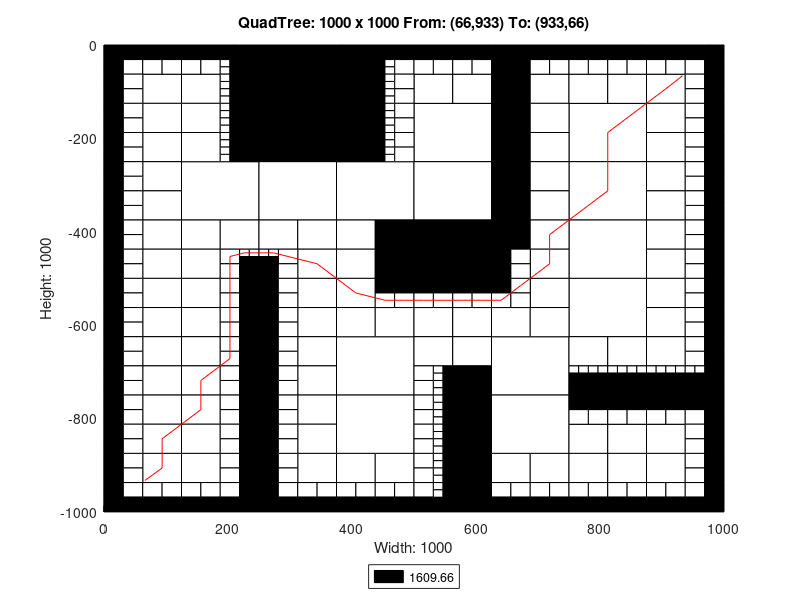

Reproduce this figure in MATLAB.
axis([0 1000 -1000 0]);
title('QuadTree: 1000 x 1000 From: (66,933) To: (933,66)');
xlabel('Width: 1000');
ylabel('Height: 1000');
rectangle('Position',[250 -125 125 125], 'FaceColor',[0 0 0]);
rectangle('Position',[250 -250 125 125], 'FaceColor',[0 0 0]);
rectangle('Position',[125 -375 125 125], 'FaceColor',[1 1 1]);
rectangle('Position',[250 -375 125 125], 'FaceColor',[1 1 1]);
rectangle('Position',[375 -375 125 125], 'FaceColor',[1 1 1]);
rectangle('Position',[500 -250 125 125], 'FaceColor',[1 1 1]);
rectangle('Position',[750 -250 125 125], 'FaceColor',[1 1 1]);
rectangle('Position',[500 -375 125 125], 'FaceColor',[1 1 1]);
rectangle('Position',[500 -500 125 125], 'FaceColor',[0 0 0]);
rectangle('Position',[750 -375 125 125], 'FaceColor',[1 1 1]);
rectangle('Position',[750 -500 125 125], 'FaceColor',[1 1 1]);
rectangle('Position',[375 -750 125 125], 'FaceColor',[1 1 1]);
rectangle('Position',[375 -875 125 125], 'FaceColor',[1 1 1]);
rectangle('Position',[625 -750 125 125], 'FaceColor',[1 1 1]);
rectangle('Position',[750 -625 125 125], 'FaceColor',[1 1 1]);
rectangle('Position',[625 -875 125 125], 'FaceColor',[1 1 1]);
rectangle('Position',[62.5 -125 62.5 62.5], 'FaceColor',[1 1 1]);
rectangle('Position',[125 -125 62.5 62.5], 'FaceColor',[1 1 1]);
rectangle('Position',[62.5 -187.5 62.5 62.5], 'FaceColor',[1 1 1]);
rectangle('Position',[62.5 -250 62.5 62.5], 'FaceColor',[1 1 1]);
rectangle('Position',[125 -187.5 62.5 62.5], 'FaceColor',[1 1 1]);
rectangle('Position',[125 -250 62.5 62.5], 'FaceColor',[1 1 1]);
rectangle('Position',[375 -62.5 62.5 62.5], 'FaceColor',[0 0 0]);
rectangle('Position',[375 -125 62.5 62.5], 'FaceColor',[0 0 0]);
rectangle('Position',[375 -187.5 62.5 62.5], 'FaceColor',[0 0 0]);
rectangle('Position',[375 -250 62.5 62.5], 'FaceColor',[0 0 0]);
rectangle('Position',[62.5 -312.5 62.5 62.5], 'FaceColor',[1 1 1]);
rectangle('Position',[62.5 -375 62.5 62.5], 'FaceColor',[1 1 1]);
rectangle('Position',[62.5 -437.5 62.5 62.5], 'FaceColor',[1 1 1]);
rectangle('Position',[62.5 -500 62.5 62.5], 'FaceColor',[1 1 1]);
rectangle('Position',[125 -437.5 62.5 62.5], 'FaceColor',[1 1 1]);
rectangle('Position',[187.5 -437.5 62.5 62.5], 'FaceColor',[1 1 1]);
rectangle('Position',[125 -500 62.5 62.5], 'FaceColor',[1 1 1]);
rectangle('Position',[250 -437.5 62.5 62.5], 'FaceColor',[1 1 1]);
rectangle('Position',[312.5 -437.5 62.5 62.5], 'FaceColor',[1 1 1]);
rectangle('Position',[312.5 -500 62.5 62.5], 'FaceColor',[1 1 1]);
rectangle('Position',[375 -437.5 62.5 62.5], 'FaceColor',[1 1 1]);
rectangle('Position',[437.5 -437.5 62.5 62.5], 'FaceColor',[0 0 0]);
rectangle('Position',[375 -500 62.5 62.5], 'FaceColor',[1 1 1]);
rectangle('Position',[437.5 -500 62.5 62.5], 'FaceColor',[0 0 0]);
rectangle('Position',[500 -125 62.5 62.5], 'FaceColor',[1 1 1]);
rectangle('Position',[562.5 -125 62.5 62.5], 'FaceColor',[1 1 1]);
rectangle('Position',[625 -62.5 62.5 62.5], 'FaceColor',[0 0 0]);
rectangle('Position',[625 -125 62.5 62.5], 'FaceColor',[0 0 0]);
rectangle('Position',[687.5 -125 62.5 62.5], 'FaceColor',[1 1 1]);
rectangle('Position',[625 -187.5 62.5 62.5], 'FaceColor',[0 0 0]);
rectangle('Position',[687.5 -187.5 62.5 62.5], 'FaceColor',[1 1 1]);
rectangle('Position',[625 -250 62.5 62.5], 'FaceColor',[0 0 0]);
rectangle('Position',[687.5 -250 62.5 62.5], 'FaceColor',[1 1 1]);
rectangle('Position',[750 -125 62.5 62.5], 'FaceColor',[1 1 1]);
rectangle('Position',[812.5 -125 62.5 62.5], 'FaceColor',[1 1 1]);
rectangle('Position',[875 -125 62.5 62.5], 'FaceColor',[1 1 1]);
rectangle('Position',[875 -187.5 62.5 62.5], 'FaceColor',[1 1 1]);
rectangle('Position',[875 -250 62.5 62.5], 'FaceColor',[1 1 1]);
rectangle('Position',[625 -312.5 62.5 62.5], 'FaceColor',[0 0 0]);
rectangle('Position',[687.5 -312.5 62.5 62.5], 'FaceColor',[1 1 1]);
rectangle('Position',[625 -375 62.5 62.5], 'FaceColor',[0 0 0]);
rectangle('Position',[687.5 -375 62.5 62.5], 'FaceColor',[1 1 1]);
rectangle('Position',[625 -437.5 62.5 62.5], 'FaceColor',[0 0 0]);
rectangle('Position',[687.5 -437.5 62.5 62.5], 'FaceColor',[1 1 1]);
rectangle('Position',[687.5 -500 62.5 62.5], 'FaceColor',[1 1 1]);
rectangle('Position',[875 -312.5 62.5 62.5], 'FaceColor',[1 1 1]);
rectangle('Position',[875 -375 62.5 62.5], 'FaceColor',[1 1 1]);
rectangle('Position',[875 -437.5 62.5 62.5], 'FaceColor',[1 1 1]);
rectangle('Position',[875 -500 62.5 62.5], 'FaceColor',[1 1 1]);
rectangle('Position',[62.5 -562.5 62.5 62.5], 'FaceColor',[1 1 1]);
rectangle('Position',[62.5 -625 62.5 62.5], 'FaceColor',[1 1 1]);
rectangle('Position',[125 -562.5 62.5 62.5], 'FaceColor',[1 1 1]);
rectangle('Position',[125 -625 62.5 62.5], 'FaceColor',[1 1 1]);
rectangle('Position',[62.5 -687.5 62.5 62.5], 'FaceColor',[1 1 1]);
rectangle('Position',[62.5 -750 62.5 62.5], 'FaceColor',[1 1 1]);
rectangle('Position',[125 -687.5 62.5 62.5], 'FaceColor',[1 1 1]);
rectangle('Position',[125 -750 62.5 62.5], 'FaceColor',[1 1 1]);
rectangle('Position',[312.5 -562.5 62.5 62.5], 'FaceColor',[1 1 1]);
rectangle('Position',[312.5 -625 62.5 62.5], 'FaceColor',[1 1 1]);
rectangle('Position',[375 -562.5 62.5 62.5], 'FaceColor',[1 1 1]);
rectangle('Position',[375 -625 62.5 62.5], 'FaceColor',[1 1 1]);
rectangle('Position',[437.5 -625 62.5 62.5], 'FaceColor',[1 1 1]);
rectangle('Position',[312.5 -687.5 62.5 62.5], 'FaceColor',[1 1 1]);
rectangle('Position',[312.5 -750 62.5 62.5], 'FaceColor',[1 1 1]);
rectangle('Position',[62.5 -812.5 62.5 62.5], 'FaceColor',[1 1 1]);
rectangle('Position',[62.5 -875 62.5 62.5], 'FaceColor',[1 1 1]);
rectangle('Position',[125 -812.5 62.5 62.5], 'FaceColor',[1 1 1]);
rectangle('Position',[125 -875 62.5 62.5], 'FaceColor',[1 1 1]);
rectangle('Position',[62.5 -937.5 62.5 62.5], 'FaceColor',[1 1 1]);
rectangle('Position',[125 -937.5 62.5 62.5], 'FaceColor',[1 1 1]);
rectangle('Position',[312.5 -812.5 62.5 62.5], 'FaceColor',[1 1 1]);
rectangle('Position',[312.5 -875 62.5 62.5], 'FaceColor',[1 1 1]);
rectangle('Position',[312.5 -937.5 62.5 62.5], 'FaceColor',[1 1 1]);
rectangle('Position',[375 -937.5 62.5 62.5], 'FaceColor',[1 1 1]);
rectangle('Position',[437.5 -937.5 62.5 62.5], 'FaceColor',[1 1 1]);
rectangle('Position',[500 -625 62.5 62.5], 'FaceColor',[1 1 1]);
rectangle('Position',[562.5 -625 62.5 62.5], 'FaceColor',[1 1 1]);
rectangle('Position',[687.5 -562.5 62.5 62.5], 'FaceColor',[1 1 1]);
rectangle('Position',[625 -625 62.5 62.5], 'FaceColor',[1 1 1]);
rectangle('Position',[687.5 -625 62.5 62.5], 'FaceColor',[1 1 1]);
rectangle('Position',[500 -687.5 62.5 62.5], 'FaceColor',[1 1 1]);
rectangle('Position',[562.5 -687.5 62.5 62.5], 'FaceColor',[1 1 1]);
rectangle('Position',[562.5 -750 62.5 62.5], 'FaceColor',[0 0 0]);
rectangle('Position',[875 -562.5 62.5 62.5], 'FaceColor',[1 1 1]);
rectangle('Position',[875 -625 62.5 62.5], 'FaceColor',[1 1 1]);
rectangle('Position',[750 -687.5 62.5 62.5], 'FaceColor',[1 1 1]);
rectangle('Position',[812.5 -687.5 62.5 62.5], 'FaceColor',[1 1 1]);
rectangle('Position',[875 -687.5 62.5 62.5], 'FaceColor',[1 1 1]);
rectangle('Position',[562.5 -812.5 62.5 62.5], 'FaceColor',[0 0 0]);
rectangle('Position',[562.5 -875 62.5 62.5], 'FaceColor',[0 0 0]);
rectangle('Position',[562.5 -937.5 62.5 62.5], 'FaceColor',[0 0 0]);
rectangle('Position',[562.5 -1000 62.5 62.5], 'FaceColor',[0 0 0]);
rectangle('Position',[625 -937.5 62.5 62.5], 'FaceColor',[1 1 1]);
rectangle('Position',[687.5 -937.5 62.5 62.5], 'FaceColor',[1 1 1]);
rectangle('Position',[750 -875 62.5 62.5], 'FaceColor',[1 1 1]);
rectangle('Position',[812.5 -875 62.5 62.5], 'FaceColor',[1 1 1]);
rectangle('Position',[875 -875 62.5 62.5], 'FaceColor',[1 1 1]);
rectangle('Position',[750 -937.5 62.5 62.5], 'FaceColor',[1 1 1]);
rectangle('Position',[812.5 -937.5 62.5 62.5], 'FaceColor',[1 1 1]);
rectangle('Position',[875 -937.5 62.5 62.5], 'FaceColor',[1 1 1]);
rectangle('Position',[0 -31.25 31.25 31.25], 'FaceColor',[0 0 0]);
rectangle('Position',[31.25 -31.25 31.25 31.25], 'FaceColor',[0 0 0]);
rectangle('Position',[0 -62.5 31.25 31.25], 'FaceColor',[0 0 0]);
rectangle('Position',[31.25 -62.5 31.25 31.25], 'FaceColor',[1 1 1]);
rectangle('Position',[62.5 -31.25 31.25 31.25], 'FaceColor',[0 0 0]);
rectangle('Position',[93.75 -31.25 31.25 31.25], 'FaceColor',[0 0 0]);
rectangle('Position',[62.5 -62.5 31.25 31.25], 'FaceColor',[1 1 1]);
rectangle('Position',[93.75 -62.5 31.25 31.25], 'FaceColor',[1 1 1]);
rectangle('Position',[0 -93.75 31.25 31.25], 'FaceColor',[0 0 0]);
rectangle('Position',[31.25 -93.75 31.25 31.25], 'FaceColor',[1 1 1]);
rectangle('Position',[0 -125 31.25 31.25], 'FaceColor',[0 0 0]);
rectangle('Position',[31.25 -125 31.25 31.25], 'FaceColor',[1 1 1]);
rectangle('Position',[125 -31.25 31.25 31.25], 'FaceColor',[0 0 0]);
rectangle('Position',[156.25 -31.25 31.25 31.25], 'FaceColor',[0 0 0]);
rectangle('Position',[125 -62.5 31.25 31.25], 'FaceColor',[1 1 1]);
rectangle('Position',[156.25 -62.5 31.25 31.25], 'FaceColor',[1 1 1]);
rectangle('Position',[187.5 -31.25 31.25 31.25], 'FaceColor',[0 0 0]);
rectangle('Position',[218.75 -31.25 31.25 31.25], 'FaceColor',[0 0 0]);
rectangle('Position',[218.75 -62.5 31.25 31.25], 'FaceColor',[0 0 0]);
rectangle('Position',[218.75 -93.75 31.25 31.25], 'FaceColor',[0 0 0]);
rectangle('Position',[218.75 -125 31.25 31.25], 'FaceColor',[0 0 0]);
rectangle('Position',[0 -156.25 31.25 31.25], 'FaceColor',[0 0 0]);
rectangle('Position',[31.25 -156.25 31.25 31.25], 'FaceColor',[1 1 1]);
rectangle('Position',[0 -187.5 31.25 31.25], 'FaceColor',[0 0 0]);
rectangle('Position',[31.25 -187.5 31.25 31.25], 'FaceColor',[1 1 1]);
rectangle('Position',[0 -218.75 31.25 31.25], 'FaceColor',[0 0 0]);
rectangle('Position',[31.25 -218.75 31.25 31.25], 'FaceColor',[1 1 1]);
rectangle('Position',[0 -250 31.25 31.25], 'FaceColor',[0 0 0]);
rectangle('Position',[31.25 -250 31.25 31.25], 'FaceColor',[1 1 1]);
rectangle('Position',[218.75 -156.25 31.25 31.25], 'FaceColor',[0 0 0]);
rectangle('Position',[218.75 -187.5 31.25 31.25], 'FaceColor',[0 0 0]);
rectangle('Position',[218.75 -218.75 31.25 31.25], 'FaceColor',[0 0 0]);
rectangle('Position',[218.75 -250 31.25 31.25], 'FaceColor',[0 0 0]);
rectangle('Position',[437.5 -31.25 31.25 31.25], 'FaceColor',[0 0 0]);
rectangle('Position',[468.75 -31.25 31.25 31.25], 'FaceColor',[0 0 0]);
rectangle('Position',[468.75 -62.5 31.25 31.25], 'FaceColor',[1 1 1]);
rectangle('Position',[468.75 -93.75 31.25 31.25], 'FaceColor',[1 1 1]);
rectangle('Position',[468.75 -125 31.25 31.25], 'FaceColor',[1 1 1]);
rectangle('Position',[468.75 -156.25 31.25 31.25], 'FaceColor',[1 1 1]);
rectangle('Position',[468.75 -187.5 31.25 31.25], 'FaceColor',[1 1 1]);
rectangle('Position',[468.75 -218.75 31.25 31.25], 'FaceColor',[1 1 1]);
rectangle('Position',[468.75 -250 31.25 31.25], 'FaceColor',[1 1 1]);
rectangle('Position',[0 -281.25 31.25 31.25], 'FaceColor',[0 0 0]);
rectangle('Position',[31.25 -281.25 31.25 31.25], 'FaceColor',[1 1 1]);
rectangle('Position',[0 -312.5 31.25 31.25], 'FaceColor',[0 0 0]);
rectangle('Position',[31.25 -312.5 31.25 31.25], 'FaceColor',[1 1 1]);
rectangle('Position',[0 -343.75 31.25 31.25], 'FaceColor',[0 0 0]);
rectangle('Position',[31.25 -343.75 31.25 31.25], 'FaceColor',[1 1 1]);
rectangle('Position',[0 -375 31.25 31.25], 'FaceColor',[0 0 0]);
rectangle('Position',[31.25 -375 31.25 31.25], 'FaceColor',[1 1 1]);
rectangle('Position',[0 -406.25 31.25 31.25], 'FaceColor',[0 0 0]);
rectangle('Position',[31.25 -406.25 31.25 31.25], 'FaceColor',[1 1 1]);
rectangle('Position',[0 -437.5 31.25 31.25], 'FaceColor',[0 0 0]);
rectangle('Position',[31.25 -437.5 31.25 31.25], 'FaceColor',[1 1 1]);
rectangle('Position',[0 -468.75 31.25 31.25], 'FaceColor',[0 0 0]);
rectangle('Position',[31.25 -468.75 31.25 31.25], 'FaceColor',[1 1 1]);
rectangle('Position',[0 -500 31.25 31.25], 'FaceColor',[0 0 0]);
rectangle('Position',[31.25 -500 31.25 31.25], 'FaceColor',[1 1 1]);
rectangle('Position',[187.5 -468.75 31.25 31.25], 'FaceColor',[1 1 1]);
rectangle('Position',[187.5 -500 31.25 31.25], 'FaceColor',[1 1 1]);
rectangle('Position',[218.75 -500 31.25 31.25], 'FaceColor',[0 0 0]);
rectangle('Position',[281.25 -468.75 31.25 31.25], 'FaceColor',[1 1 1]);
rectangle('Position',[250 -500 31.25 31.25], 'FaceColor',[0 0 0]);
rectangle('Position',[281.25 -500 31.25 31.25], 'FaceColor',[1 1 1]);
rectangle('Position',[500 -31.25 31.25 31.25], 'FaceColor',[0 0 0]);
rectangle('Position',[531.25 -31.25 31.25 31.25], 'FaceColor',[0 0 0]);
rectangle('Position',[500 -62.5 31.25 31.25], 'FaceColor',[1 1 1]);
rectangle('Position',[531.25 -62.5 31.25 31.25], 'FaceColor',[1 1 1]);
rectangle('Position',[562.5 -31.25 31.25 31.25], 'FaceColor',[0 0 0]);
rectangle('Position',[593.75 -31.25 31.25 31.25], 'FaceColor',[0 0 0]);
rectangle('Position',[562.5 -62.5 31.25 31.25], 'FaceColor',[1 1 1]);
rectangle('Position',[593.75 -62.5 31.25 31.25], 'FaceColor',[1 1 1]);
rectangle('Position',[687.5 -31.25 31.25 31.25], 'FaceColor',[0 0 0]);
rectangle('Position',[718.75 -31.25 31.25 31.25], 'FaceColor',[0 0 0]);
rectangle('Position',[687.5 -62.5 31.25 31.25], 'FaceColor',[1 1 1]);
rectangle('Position',[718.75 -62.5 31.25 31.25], 'FaceColor',[1 1 1]);
rectangle('Position',[750 -31.25 31.25 31.25], 'FaceColor',[0 0 0]);
rectangle('Position',[781.25 -31.25 31.25 31.25], 'FaceColor',[0 0 0]);
rectangle('Position',[750 -62.5 31.25 31.25], 'FaceColor',[1 1 1]);
rectangle('Position',[781.25 -62.5 31.25 31.25], 'FaceColor',[1 1 1]);
rectangle('Position',[812.5 -31.25 31.25 31.25], 'FaceColor',[0 0 0]);
rectangle('Position',[843.75 -31.25 31.25 31.25], 'FaceColor',[0 0 0]);
rectangle('Position',[812.5 -62.5 31.25 31.25], 'FaceColor',[1 1 1]);
rectangle('Position',[843.75 -62.5 31.25 31.25], 'FaceColor',[1 1 1]);
rectangle('Position',[875 -31.25 31.25 31.25], 'FaceColor',[0 0 0]);
rectangle('Position',[906.25 -31.25 31.25 31.25], 'FaceColor',[0 0 0]);
rectangle('Position',[875 -62.5 31.25 31.25], 'FaceColor',[1 1 1]);
rectangle('Position',[906.25 -62.5 31.25 31.25], 'FaceColor',[1 1 1]);
rectangle('Position',[937.5 -31.25 31.25 31.25], 'FaceColor',[0 0 0]);
rectangle('Position',[968.75 -31.25 31.25 31.25], 'FaceColor',[0 0 0]);
rectangle('Position',[937.5 -62.5 31.25 31.25], 'FaceColor',[1 1 1]);
rectangle('Position',[968.75 -62.5 31.25 31.25], 'FaceColor',[0 0 0]);
rectangle('Position',[937.5 -93.75 31.25 31.25], 'FaceColor',[1 1 1]);
rectangle('Position',[968.75 -93.75 31.25 31.25], 'FaceColor',[0 0 0]);
rectangle('Position',[937.5 -125 31.25 31.25], 'FaceColor',[1 1 1]);
rectangle('Position',[968.75 -125 31.25 31.25], 'FaceColor',[0 0 0]);
rectangle('Position',[937.5 -156.25 31.25 31.25], 'FaceColor',[1 1 1]);
rectangle('Position',[968.75 -156.25 31.25 31.25], 'FaceColor',[0 0 0]);
rectangle('Position',[937.5 -187.5 31.25 31.25], 'FaceColor',[1 1 1]);
rectangle('Position',[968.75 -187.5 31.25 31.25], 'FaceColor',[0 0 0]);
rectangle('Position',[937.5 -218.75 31.25 31.25], 'FaceColor',[1 1 1]);
rectangle('Position',[968.75 -218.75 31.25 31.25], 'FaceColor',[0 0 0]);
rectangle('Position',[937.5 -250 31.25 31.25], 'FaceColor',[1 1 1]);
rectangle('Position',[968.75 -250 31.25 31.25], 'FaceColor',[0 0 0]);
rectangle('Position',[625 -468.75 31.25 31.25], 'FaceColor',[0 0 0]);
rectangle('Position',[656.25 -468.75 31.25 31.25], 'FaceColor',[1 1 1]);
rectangle('Position',[625 -500 31.25 31.25], 'FaceColor',[0 0 0]);
rectangle('Position',[656.25 -500 31.25 31.25], 'FaceColor',[1 1 1]);
rectangle('Position',[937.5 -281.25 31.25 31.25], 'FaceColor',[1 1 1]);
rectangle('Position',[968.75 -281.25 31.25 31.25], 'FaceColor',[0 0 0]);
rectangle('Position',[937.5 -312.5 31.25 31.25], 'FaceColor',[1 1 1]);
rectangle('Position',[968.75 -312.5 31.25 31.25], 'FaceColor',[0 0 0]);
rectangle('Position',[937.5 -343.75 31.25 31.25], 'FaceColor',[1 1 1]);
rectangle('Position',[968.75 -343.75 31.25 31.25], 'FaceColor',[0 0 0]);
rectangle('Position',[937.5 -375 31.25 31.25], 'FaceColor',[1 1 1]);
rectangle('Position',[968.75 -375 31.25 31.25], 'FaceColor',[0 0 0]);
rectangle('Position',[937.5 -406.25 31.25 31.25], 'FaceColor',[1 1 1]);
rectangle('Position',[968.75 -406.25 31.25 31.25], 'FaceColor',[0 0 0]);
rectangle('Position',[937.5 -437.5 31.25 31.25], 'FaceColor',[1 1 1]);
rectangle('Position',[968.75 -437.5 31.25 31.25], 'FaceColor',[0 0 0]);
rectangle('Position',[937.5 -468.75 31.25 31.25], 'FaceColor',[1 1 1]);
rectangle('Position',[968.75 -468.75 31.25 31.25], 'FaceColor',[0 0 0]);
rectangle('Position',[937.5 -500 31.25 31.25], 'FaceColor',[1 1 1]);
rectangle('Position',[968.75 -500 31.25 31.25], 'FaceColor',[0 0 0]);
rectangle('Position',[0 -531.25 31.25 31.25], 'FaceColor',[0 0 0]);
rectangle('Position',[31.25 -531.25 31.25 31.25], 'FaceColor',[1 1 1]);
rectangle('Position',[0 -562.5 31.25 31.25], 'FaceColor',[0 0 0]);
rectangle('Position',[31.25 -562.5 31.25 31.25], 'FaceColor',[1 1 1]);
rectangle('Position',[0 -593.75 31.25 31.25], 'FaceColor',[0 0 0]);
rectangle('Position',[31.25 -593.75 31.25 31.25], 'FaceColor',[1 1 1]);
rectangle('Position',[0 -625 31.25 31.25], 'FaceColor',[0 0 0]);
rectangle('Position',[31.25 -625 31.25 31.25], 'FaceColor',[1 1 1]);
rectangle('Position',[187.5 -531.25 31.25 31.25], 'FaceColor',[1 1 1]);
rectangle('Position',[218.75 -531.25 31.25 31.25], 'FaceColor',[0 0 0]);
rectangle('Position',[187.5 -562.5 31.25 31.25], 'FaceColor',[1 1 1]);
rectangle('Position',[218.75 -562.5 31.25 31.25], 'FaceColor',[0 0 0]);
rectangle('Position',[187.5 -593.75 31.25 31.25], 'FaceColor',[1 1 1]);
rectangle('Position',[218.75 -593.75 31.25 31.25], 'FaceColor',[0 0 0]);
rectangle('Position',[187.5 -625 31.25 31.25], 'FaceColor',[1 1 1]);
rectangle('Position',[218.75 -625 31.25 31.25], 'FaceColor',[0 0 0]);
rectangle('Position',[0 -656.25 31.25 31.25], 'FaceColor',[0 0 0]);
rectangle('Position',[31.25 -656.25 31.25 31.25], 'FaceColor',[1 1 1]);
rectangle('Position',[0 -687.5 31.25 31.25], 'FaceColor',[0 0 0]);
rectangle('Position',[31.25 -687.5 31.25 31.25], 'FaceColor',[1 1 1]);
rectangle('Position',[0 -718.75 31.25 31.25], 'FaceColor',[0 0 0]);
rectangle('Position',[31.25 -718.75 31.25 31.25], 'FaceColor',[1 1 1]);
rectangle('Position',[0 -750 31.25 31.25], 'FaceColor',[0 0 0]);
rectangle('Position',[31.25 -750 31.25 31.25], 'FaceColor',[1 1 1]);
rectangle('Position',[187.5 -656.25 31.25 31.25], 'FaceColor',[1 1 1]);
rectangle('Position',[218.75 -656.25 31.25 31.25], 'FaceColor',[0 0 0]);
rectangle('Position',[187.5 -687.5 31.25 31.25], 'FaceColor',[1 1 1]);
rectangle('Position',[218.75 -687.5 31.25 31.25], 'FaceColor',[0 0 0]);
rectangle('Position',[187.5 -718.75 31.25 31.25], 'FaceColor',[1 1 1]);
rectangle('Position',[218.75 -718.75 31.25 31.25], 'FaceColor',[0 0 0]);
rectangle('Position',[187.5 -750 31.25 31.25], 'FaceColor',[1 1 1]);
rectangle('Position',[218.75 -750 31.25 31.25], 'FaceColor',[0 0 0]);
rectangle('Position',[250 -531.25 31.25 31.25], 'FaceColor',[0 0 0]);
rectangle('Position',[281.25 -531.25 31.25 31.25], 'FaceColor',[1 1 1]);
rectangle('Position',[250 -562.5 31.25 31.25], 'FaceColor',[0 0 0]);
rectangle('Position',[281.25 -562.5 31.25 31.25], 'FaceColor',[1 1 1]);
rectangle('Position',[250 -593.75 31.25 31.25], 'FaceColor',[0 0 0]);
rectangle('Position',[281.25 -593.75 31.25 31.25], 'FaceColor',[1 1 1]);
rectangle('Position',[250 -625 31.25 31.25], 'FaceColor',[0 0 0]);
rectangle('Position',[281.25 -625 31.25 31.25], 'FaceColor',[1 1 1]);
rectangle('Position',[437.5 -531.25 31.25 31.25], 'FaceColor',[0 0 0]);
rectangle('Position',[468.75 -531.25 31.25 31.25], 'FaceColor',[0 0 0]);
rectangle('Position',[437.5 -562.5 31.25 31.25], 'FaceColor',[1 1 1]);
rectangle('Position',[468.75 -562.5 31.25 31.25], 'FaceColor',[1 1 1]);
rectangle('Position',[250 -656.25 31.25 31.25], 'FaceColor',[0 0 0]);
rectangle('Position',[281.25 -656.25 31.25 31.25], 'FaceColor',[1 1 1]);
rectangle('Position',[250 -687.5 31.25 31.25], 'FaceColor',[0 0 0]);
rectangle('Position',[281.25 -687.5 31.25 31.25], 'FaceColor',[1 1 1]);
rectangle('Position',[250 -718.75 31.25 31.25], 'FaceColor',[0 0 0]);
rectangle('Position',[281.25 -718.75 31.25 31.25], 'FaceColor',[1 1 1]);
rectangle('Position',[250 -750 31.25 31.25], 'FaceColor',[0 0 0]);
rectangle('Position',[281.25 -750 31.25 31.25], 'FaceColor',[1 1 1]);
rectangle('Position',[0 -781.25 31.25 31.25], 'FaceColor',[0 0 0]);
rectangle('Position',[31.25 -781.25 31.25 31.25], 'FaceColor',[1 1 1]);
rectangle('Position',[0 -812.5 31.25 31.25], 'FaceColor',[0 0 0]);
rectangle('Position',[31.25 -812.5 31.25 31.25], 'FaceColor',[1 1 1]);
rectangle('Position',[0 -843.75 31.25 31.25], 'FaceColor',[0 0 0]);
rectangle('Position',[31.25 -843.75 31.25 31.25], 'FaceColor',[1 1 1]);
rectangle('Position',[0 -875 31.25 31.25], 'FaceColor',[0 0 0]);
rectangle('Position',[31.25 -875 31.25 31.25], 'FaceColor',[1 1 1]);
rectangle('Position',[187.5 -781.25 31.25 31.25], 'FaceColor',[1 1 1]);
rectangle('Position',[218.75 -781.25 31.25 31.25], 'FaceColor',[0 0 0]);
rectangle('Position',[187.5 -812.5 31.25 31.25], 'FaceColor',[1 1 1]);
rectangle('Position',[218.75 -812.5 31.25 31.25], 'FaceColor',[0 0 0]);
rectangle('Position',[187.5 -843.75 31.25 31.25], 'FaceColor',[1 1 1]);
rectangle('Position',[218.75 -843.75 31.25 31.25], 'FaceColor',[0 0 0]);
rectangle('Position',[187.5 -875 31.25 31.25], 'FaceColor',[1 1 1]);
rectangle('Position',[218.75 -875 31.25 31.25], 'FaceColor',[0 0 0]);
rectangle('Position',[0 -906.25 31.25 31.25], 'FaceColor',[0 0 0]);
rectangle('Position',[31.25 -906.25 31.25 31.25], 'FaceColor',[1 1 1]);
rectangle('Position',[0 -937.5 31.25 31.25], 'FaceColor',[0 0 0]);
rectangle('Position',[31.25 -937.5 31.25 31.25], 'FaceColor',[1 1 1]);
rectangle('Position',[0 -968.75 31.25 31.25], 'FaceColor',[0 0 0]);
rectangle('Position',[31.25 -968.75 31.25 31.25], 'FaceColor',[1 1 1]);
rectangle('Position',[0 -1000 31.25 31.25], 'FaceColor',[0 0 0]);
rectangle('Position',[31.25 -1000 31.25 31.25], 'FaceColor',[0 0 0]);
rectangle('Position',[62.5 -968.75 31.25 31.25], 'FaceColor',[1 1 1]);
rectangle('Position',[93.75 -968.75 31.25 31.25], 'FaceColor',[1 1 1]);
rectangle('Position',[62.5 -1000 31.25 31.25], 'FaceColor',[0 0 0]);
rectangle('Position',[93.75 -1000 31.25 31.25], 'FaceColor',[0 0 0]);
rectangle('Position',[187.5 -906.25 31.25 31.25], 'FaceColor',[1 1 1]);
rectangle('Position',[218.75 -906.25 31.25 31.25], 'FaceColor',[0 0 0]);
rectangle('Position',[187.5 -937.5 31.25 31.25], 'FaceColor',[1 1 1]);
rectangle('Position',[218.75 -937.5 31.25 31.25], 'FaceColor',[0 0 0]);
rectangle('Position',[125 -968.75 31.25 31.25], 'FaceColor',[1 1 1]);
rectangle('Position',[156.25 -968.75 31.25 31.25], 'FaceColor',[1 1 1]);
rectangle('Position',[125 -1000 31.25 31.25], 'FaceColor',[0 0 0]);
rectangle('Position',[156.25 -1000 31.25 31.25], 'FaceColor',[0 0 0]);
rectangle('Position',[187.5 -968.75 31.25 31.25], 'FaceColor',[1 1 1]);
rectangle('Position',[218.75 -968.75 31.25 31.25], 'FaceColor',[0 0 0]);
rectangle('Position',[187.5 -1000 31.25 31.25], 'FaceColor',[0 0 0]);
rectangle('Position',[218.75 -1000 31.25 31.25], 'FaceColor',[0 0 0]);
rectangle('Position',[250 -781.25 31.25 31.25], 'FaceColor',[0 0 0]);
rectangle('Position',[281.25 -781.25 31.25 31.25], 'FaceColor',[1 1 1]);
rectangle('Position',[250 -812.5 31.25 31.25], 'FaceColor',[0 0 0]);
rectangle('Position',[281.25 -812.5 31.25 31.25], 'FaceColor',[1 1 1]);
rectangle('Position',[250 -843.75 31.25 31.25], 'FaceColor',[0 0 0]);
rectangle('Position',[281.25 -843.75 31.25 31.25], 'FaceColor',[1 1 1]);
rectangle('Position',[250 -875 31.25 31.25], 'FaceColor',[0 0 0]);
rectangle('Position',[281.25 -875 31.25 31.25], 'FaceColor',[1 1 1]);
rectangle('Position',[250 -906.25 31.25 31.25], 'FaceColor',[0 0 0]);
rectangle('Position',[281.25 -906.25 31.25 31.25], 'FaceColor',[1 1 1]);
rectangle('Position',[250 -937.5 31.25 31.25], 'FaceColor',[0 0 0]);
rectangle('Position',[281.25 -937.5 31.25 31.25], 'FaceColor',[1 1 1]);
rectangle('Position',[250 -968.75 31.25 31.25], 'FaceColor',[0 0 0]);
rectangle('Position',[281.25 -968.75 31.25 31.25], 'FaceColor',[1 1 1]);
rectangle('Position',[250 -1000 31.25 31.25], 'FaceColor',[0 0 0]);
rectangle('Position',[281.25 -1000 31.25 31.25], 'FaceColor',[0 0 0]);
rectangle('Position',[312.5 -968.75 31.25 31.25], 'FaceColor',[1 1 1]);
rectangle('Position',[343.75 -968.75 31.25 31.25], 'FaceColor',[1 1 1]);
rectangle('Position',[312.5 -1000 31.25 31.25], 'FaceColor',[0 0 0]);
rectangle('Position',[343.75 -1000 31.25 31.25], 'FaceColor',[0 0 0]);
rectangle('Position',[375 -968.75 31.25 31.25], 'FaceColor',[1 1 1]);
rectangle('Position',[406.25 -968.75 31.25 31.25], 'FaceColor',[1 1 1]);
rectangle('Position',[375 -1000 31.25 31.25], 'FaceColor',[0 0 0]);
rectangle('Position',[406.25 -1000 31.25 31.25], 'FaceColor',[0 0 0]);
rectangle('Position',[437.5 -968.75 31.25 31.25], 'FaceColor',[1 1 1]);
rectangle('Position',[468.75 -968.75 31.25 31.25], 'FaceColor',[1 1 1]);
rectangle('Position',[437.5 -1000 31.25 31.25], 'FaceColor',[0 0 0]);
rectangle('Position',[468.75 -1000 31.25 31.25], 'FaceColor',[0 0 0]);
rectangle('Position',[500 -531.25 31.25 31.25], 'FaceColor',[0 0 0]);
rectangle('Position',[531.25 -531.25 31.25 31.25], 'FaceColor',[0 0 0]);
rectangle('Position',[500 -562.5 31.25 31.25], 'FaceColor',[1 1 1]);
rectangle('Position',[531.25 -562.5 31.25 31.25], 'FaceColor',[1 1 1]);
rectangle('Position',[562.5 -531.25 31.25 31.25], 'FaceColor',[0 0 0]);
rectangle('Position',[593.75 -531.25 31.25 31.25], 'FaceColor',[0 0 0]);
rectangle('Position',[562.5 -562.5 31.25 31.25], 'FaceColor',[1 1 1]);
rectangle('Position',[593.75 -562.5 31.25 31.25], 'FaceColor',[1 1 1]);
rectangle('Position',[625 -531.25 31.25 31.25], 'FaceColor',[0 0 0]);
rectangle('Position',[656.25 -531.25 31.25 31.25], 'FaceColor',[1 1 1]);
rectangle('Position',[625 -562.5 31.25 31.25], 'FaceColor',[1 1 1]);
rectangle('Position',[656.25 -562.5 31.25 31.25], 'FaceColor',[1 1 1]);
rectangle('Position',[500 -718.75 31.25 31.25], 'FaceColor',[1 1 1]);
rectangle('Position',[500 -750 31.25 31.25], 'FaceColor',[1 1 1]);
rectangle('Position',[937.5 -531.25 31.25 31.25], 'FaceColor',[1 1 1]);
rectangle('Position',[968.75 -531.25 31.25 31.25], 'FaceColor',[0 0 0]);
rectangle('Position',[937.5 -562.5 31.25 31.25], 'FaceColor',[1 1 1]);
rectangle('Position',[968.75 -562.5 31.25 31.25], 'FaceColor',[0 0 0]);
rectangle('Position',[937.5 -593.75 31.25 31.25], 'FaceColor',[1 1 1]);
rectangle('Position',[968.75 -593.75 31.25 31.25], 'FaceColor',[0 0 0]);
rectangle('Position',[937.5 -625 31.25 31.25], 'FaceColor',[1 1 1]);
rectangle('Position',[968.75 -625 31.25 31.25], 'FaceColor',[0 0 0]);
rectangle('Position',[750 -750 31.25 31.25], 'FaceColor',[0 0 0]);
rectangle('Position',[781.25 -750 31.25 31.25], 'FaceColor',[0 0 0]);
rectangle('Position',[812.5 -750 31.25 31.25], 'FaceColor',[0 0 0]);
rectangle('Position',[843.75 -750 31.25 31.25], 'FaceColor',[0 0 0]);
rectangle('Position',[937.5 -656.25 31.25 31.25], 'FaceColor',[1 1 1]);
rectangle('Position',[968.75 -656.25 31.25 31.25], 'FaceColor',[0 0 0]);
rectangle('Position',[937.5 -687.5 31.25 31.25], 'FaceColor',[1 1 1]);
rectangle('Position',[968.75 -687.5 31.25 31.25], 'FaceColor',[0 0 0]);
rectangle('Position',[875 -750 31.25 31.25], 'FaceColor',[0 0 0]);
rectangle('Position',[906.25 -750 31.25 31.25], 'FaceColor',[0 0 0]);
rectangle('Position',[968.75 -718.75 31.25 31.25], 'FaceColor',[0 0 0]);
rectangle('Position',[937.5 -750 31.25 31.25], 'FaceColor',[0 0 0]);
rectangle('Position',[968.75 -750 31.25 31.25], 'FaceColor',[0 0 0]);
rectangle('Position',[500 -781.25 31.25 31.25], 'FaceColor',[1 1 1]);
rectangle('Position',[500 -812.5 31.25 31.25], 'FaceColor',[1 1 1]);
rectangle('Position',[500 -843.75 31.25 31.25], 'FaceColor',[1 1 1]);
rectangle('Position',[500 -875 31.25 31.25], 'FaceColor',[1 1 1]);
rectangle('Position',[500 -906.25 31.25 31.25], 'FaceColor',[1 1 1]);
rectangle('Position',[500 -937.5 31.25 31.25], 'FaceColor',[1 1 1]);
rectangle('Position',[500 -968.75 31.25 31.25], 'FaceColor',[1 1 1]);
rectangle('Position',[500 -1000 31.25 31.25], 'FaceColor',[0 0 0]);
rectangle('Position',[531.25 -1000 31.25 31.25], 'FaceColor',[0 0 0]);
rectangle('Position',[625 -968.75 31.25 31.25], 'FaceColor',[1 1 1]);
rectangle('Position',[656.25 -968.75 31.25 31.25], 'FaceColor',[1 1 1]);
rectangle('Position',[625 -1000 31.25 31.25], 'FaceColor',[0 0 0]);
rectangle('Position',[656.25 -1000 31.25 31.25], 'FaceColor',[0 0 0]);
rectangle('Position',[687.5 -968.75 31.25 31.25], 'FaceColor',[1 1 1]);
rectangle('Position',[718.75 -968.75 31.25 31.25], 'FaceColor',[1 1 1]);
rectangle('Position',[687.5 -1000 31.25 31.25], 'FaceColor',[0 0 0]);
rectangle('Position',[718.75 -1000 31.25 31.25], 'FaceColor',[0 0 0]);
rectangle('Position',[750 -781.25 31.25 31.25], 'FaceColor',[0 0 0]);
rectangle('Position',[781.25 -781.25 31.25 31.25], 'FaceColor',[0 0 0]);
rectangle('Position',[750 -812.5 31.25 31.25], 'FaceColor',[1 1 1]);
rectangle('Position',[781.25 -812.5 31.25 31.25], 'FaceColor',[1 1 1]);
rectangle('Position',[812.5 -781.25 31.25 31.25], 'FaceColor',[0 0 0]);
rectangle('Position',[843.75 -781.25 31.25 31.25], 'FaceColor',[0 0 0]);
rectangle('Position',[812.5 -812.5 31.25 31.25], 'FaceColor',[1 1 1]);
rectangle('Position',[843.75 -812.5 31.25 31.25], 'FaceColor',[1 1 1]);
rectangle('Position',[875 -781.25 31.25 31.25], 'FaceColor',[0 0 0]);
rectangle('Position',[906.25 -781.25 31.25 31.25], 'FaceColor',[0 0 0]);
rectangle('Position',[875 -812.5 31.25 31.25], 'FaceColor',[1 1 1]);
rectangle('Position',[906.25 -812.5 31.25 31.25], 'FaceColor',[1 1 1]);
rectangle('Position',[937.5 -781.25 31.25 31.25], 'FaceColor',[0 0 0]);
rectangle('Position',[968.75 -781.25 31.25 31.25], 'FaceColor',[0 0 0]);
rectangle('Position',[937.5 -812.5 31.25 31.25], 'FaceColor',[1 1 1]);
rectangle('Position',[968.75 -812.5 31.25 31.25], 'FaceColor',[0 0 0]);
rectangle('Position',[937.5 -843.75 31.25 31.25], 'FaceColor',[1 1 1]);
rectangle('Position',[968.75 -843.75 31.25 31.25], 'FaceColor',[0 0 0]);
rectangle('Position',[937.5 -875 31.25 31.25], 'FaceColor',[1 1 1]);
rectangle('Position',[968.75 -875 31.25 31.25], 'FaceColor',[0 0 0]);
rectangle('Position',[750 -968.75 31.25 31.25], 'FaceColor',[1 1 1]);
rectangle('Position',[781.25 -968.75 31.25 31.25], 'FaceColor',[1 1 1]);
rectangle('Position',[750 -1000 31.25 31.25], 'FaceColor',[0 0 0]);
rectangle('Position',[781.25 -1000 31.25 31.25], 'FaceColor',[0 0 0]);
rectangle('Position',[812.5 -968.75 31.25 31.25], 'FaceColor',[1 1 1]);
rectangle('Position',[843.75 -968.75 31.25 31.25], 'FaceColor',[1 1 1]);
rectangle('Position',[812.5 -1000 31.25 31.25], 'FaceColor',[0 0 0]);
rectangle('Position',[843.75 -1000 31.25 31.25], 'FaceColor',[0 0 0]);
rectangle('Position',[937.5 -906.25 31.25 31.25], 'FaceColor',[1 1 1]);
rectangle('Position',[968.75 -906.25 31.25 31.25], 'FaceColor',[0 0 0]);
rectangle('Position',[937.5 -937.5 31.25 31.25], 'FaceColor',[1 1 1]);
rectangle('Position',[968.75 -937.5 31.25 31.25], 'FaceColor',[0 0 0]);
rectangle('Position',[875 -968.75 31.25 31.25], 'FaceColor',[1 1 1]);
rectangle('Position',[906.25 -968.75 31.25 31.25], 'FaceColor',[1 1 1]);
rectangle('Position',[875 -1000 31.25 31.25], 'FaceColor',[0 0 0]);
rectangle('Position',[906.25 -1000 31.25 31.25], 'FaceColor',[0 0 0]);
rectangle('Position',[937.5 -968.75 31.25 31.25], 'FaceColor',[1 1 1]);
rectangle('Position',[968.75 -968.75 31.25 31.25], 'FaceColor',[0 0 0]);
rectangle('Position',[937.5 -1000 31.25 31.25], 'FaceColor',[0 0 0]);
rectangle('Position',[968.75 -1000 31.25 31.25], 'FaceColor',[0 0 0]);
rectangle('Position',[187.5 -46.875 15.625 15.625], 'FaceColor',[1 1 1]);
rectangle('Position',[203.125 -46.875 15.625 15.625], 'FaceColor',[0 0 0]);
rectangle('Position',[187.5 -62.5 15.625 15.625], 'FaceColor',[1 1 1]);
rectangle('Position',[203.125 -62.5 15.625 15.625], 'FaceColor',[0 0 0]);
rectangle('Position',[187.5 -78.125 15.625 15.625], 'FaceColor',[1 1 1]);
rectangle('Position',[203.125 -78.125 15.625 15.625], 'FaceColor',[0 0 0]);
rectangle('Position',[187.5 -93.75 15.625 15.625], 'FaceColor',[1 1 1]);
rectangle('Position',[203.125 -93.75 15.625 15.625], 'FaceColor',[0 0 0]);
rectangle('Position',[187.5 -109.375 15.625 15.625], 'FaceColor',[1 1 1]);
rectangle('Position',[203.125 -109.375 15.625 15.625], 'FaceColor',[0 0 0]);
rectangle('Position',[187.5 -125 15.625 15.625], 'FaceColor',[1 1 1]);
rectangle('Position',[203.125 -125 15.625 15.625], 'FaceColor',[0 0 0]);
rectangle('Position',[187.5 -140.625 15.625 15.625], 'FaceColor',[1 1 1]);
rectangle('Position',[203.125 -140.625 15.625 15.625], 'FaceColor',[0 0 0]);
rectangle('Position',[187.5 -156.25 15.625 15.625], 'FaceColor',[1 1 1]);
rectangle('Position',[203.125 -156.25 15.625 15.625], 'FaceColor',[0 0 0]);
rectangle('Position',[187.5 -171.875 15.625 15.625], 'FaceColor',[1 1 1]);
rectangle('Position',[203.125 -171.875 15.625 15.625], 'FaceColor',[0 0 0]);
rectangle('Position',[187.5 -187.5 15.625 15.625], 'FaceColor',[1 1 1]);
rectangle('Position',[203.125 -187.5 15.625 15.625], 'FaceColor',[0 0 0]);
rectangle('Position',[187.5 -203.125 15.625 15.625], 'FaceColor',[1 1 1]);
rectangle('Position',[203.125 -203.125 15.625 15.625], 'FaceColor',[0 0 0]);
rectangle('Position',[187.5 -218.75 15.625 15.625], 'FaceColor',[1 1 1]);
rectangle('Position',[203.125 -218.75 15.625 15.625], 'FaceColor',[0 0 0]);
rectangle('Position',[187.5 -234.375 15.625 15.625], 'FaceColor',[1 1 1]);
rectangle('Position',[203.125 -234.375 15.625 15.625], 'FaceColor',[0 0 0]);
rectangle('Position',[187.5 -250 15.625 15.625], 'FaceColor',[1 1 1]);
rectangle('Position',[203.125 -250 15.625 15.625], 'FaceColor',[0 0 0]);
rectangle('Position',[437.5 -46.875 15.625 15.625], 'FaceColor',[0 0 0]);
rectangle('Position',[453.125 -46.875 15.625 15.625], 'FaceColor',[1 1 1]);
rectangle('Position',[437.5 -62.5 15.625 15.625], 'FaceColor',[0 0 0]);
rectangle('Position',[453.125 -62.5 15.625 15.625], 'FaceColor',[1 1 1]);
rectangle('Position',[437.5 -78.125 15.625 15.625], 'FaceColor',[0 0 0]);
rectangle('Position',[453.125 -78.125 15.625 15.625], 'FaceColor',[1 1 1]);
rectangle('Position',[437.5 -93.75 15.625 15.625], 'FaceColor',[0 0 0]);
rectangle('Position',[453.125 -93.75 15.625 15.625], 'FaceColor',[1 1 1]);
rectangle('Position',[437.5 -109.375 15.625 15.625], 'FaceColor',[0 0 0]);
rectangle('Position',[453.125 -109.375 15.625 15.625], 'FaceColor',[1 1 1]);
rectangle('Position',[437.5 -125 15.625 15.625], 'FaceColor',[0 0 0]);
rectangle('Position',[453.125 -125 15.625 15.625], 'FaceColor',[1 1 1]);
rectangle('Position',[437.5 -140.625 15.625 15.625], 'FaceColor',[0 0 0]);
rectangle('Position',[453.125 -140.625 15.625 15.625], 'FaceColor',[1 1 1]);
rectangle('Position',[437.5 -156.25 15.625 15.625], 'FaceColor',[0 0 0]);
rectangle('Position',[453.125 -156.25 15.625 15.625], 'FaceColor',[1 1 1]);
rectangle('Position',[437.5 -171.875 15.625 15.625], 'FaceColor',[0 0 0]);
rectangle('Position',[453.125 -171.875 15.625 15.625], 'FaceColor',[1 1 1]);
rectangle('Position',[437.5 -187.5 15.625 15.625], 'FaceColor',[0 0 0]);
rectangle('Position',[453.125 -187.5 15.625 15.625], 'FaceColor',[1 1 1]);
rectangle('Position',[437.5 -203.125 15.625 15.625], 'FaceColor',[0 0 0]);
rectangle('Position',[453.125 -203.125 15.625 15.625], 'FaceColor',[1 1 1]);
rectangle('Position',[437.5 -218.75 15.625 15.625], 'FaceColor',[0 0 0]);
rectangle('Position',[453.125 -218.75 15.625 15.625], 'FaceColor',[1 1 1]);
rectangle('Position',[437.5 -234.375 15.625 15.625], 'FaceColor',[0 0 0]);
rectangle('Position',[453.125 -234.375 15.625 15.625], 'FaceColor',[1 1 1]);
rectangle('Position',[437.5 -250 15.625 15.625], 'FaceColor',[0 0 0]);
rectangle('Position',[453.125 -250 15.625 15.625], 'FaceColor',[1 1 1]);
rectangle('Position',[218.75 -453.125 15.625 15.625], 'FaceColor',[1 1 1]);
rectangle('Position',[234.375 -453.125 15.625 15.625], 'FaceColor',[1 1 1]);
rectangle('Position',[218.75 -468.75 15.625 15.625], 'FaceColor',[0 0 0]);
rectangle('Position',[234.375 -468.75 15.625 15.625], 'FaceColor',[0 0 0]);
rectangle('Position',[250 -453.125 15.625 15.625], 'FaceColor',[1 1 1]);
rectangle('Position',[265.625 -453.125 15.625 15.625], 'FaceColor',[1 1 1]);
rectangle('Position',[250 -468.75 15.625 15.625], 'FaceColor',[0 0 0]);
rectangle('Position',[265.625 -468.75 15.625 15.625], 'FaceColor',[0 0 0]);
rectangle('Position',[531.25 -703.125 15.625 15.625], 'FaceColor',[1 1 1]);
rectangle('Position',[546.875 -703.125 15.625 15.625], 'FaceColor',[0 0 0]);
rectangle('Position',[531.25 -718.75 15.625 15.625], 'FaceColor',[1 1 1]);
rectangle('Position',[546.875 -718.75 15.625 15.625], 'FaceColor',[0 0 0]);
rectangle('Position',[531.25 -734.375 15.625 15.625], 'FaceColor',[1 1 1]);
rectangle('Position',[546.875 -734.375 15.625 15.625], 'FaceColor',[0 0 0]);
rectangle('Position',[531.25 -750 15.625 15.625], 'FaceColor',[1 1 1]);
rectangle('Position',[546.875 -750 15.625 15.625], 'FaceColor',[0 0 0]);
rectangle('Position',[750 -703.125 15.625 15.625], 'FaceColor',[1 1 1]);
rectangle('Position',[765.625 -703.125 15.625 15.625], 'FaceColor',[1 1 1]);
rectangle('Position',[750 -718.75 15.625 15.625], 'FaceColor',[0 0 0]);
rectangle('Position',[765.625 -718.75 15.625 15.625], 'FaceColor',[0 0 0]);
rectangle('Position',[781.25 -703.125 15.625 15.625], 'FaceColor',[1 1 1]);
rectangle('Position',[796.875 -703.125 15.625 15.625], 'FaceColor',[1 1 1]);
rectangle('Position',[781.25 -718.75 15.625 15.625], 'FaceColor',[0 0 0]);
rectangle('Position',[796.875 -718.75 15.625 15.625], 'FaceColor',[0 0 0]);
rectangle('Position',[812.5 -703.125 15.625 15.625], 'FaceColor',[1 1 1]);
rectangle('Position',[828.125 -703.125 15.625 15.625], 'FaceColor',[1 1 1]);
rectangle('Position',[812.5 -718.75 15.625 15.625], 'FaceColor',[0 0 0]);
rectangle('Position',[828.125 -718.75 15.625 15.625], 'FaceColor',[0 0 0]);
rectangle('Position',[843.75 -703.125 15.625 15.625], 'FaceColor',[1 1 1]);
rectangle('Position',[859.375 -703.125 15.625 15.625], 'FaceColor',[1 1 1]);
rectangle('Position',[843.75 -718.75 15.625 15.625], 'FaceColor',[0 0 0]);
rectangle('Position',[859.375 -718.75 15.625 15.625], 'FaceColor',[0 0 0]);
rectangle('Position',[875 -703.125 15.625 15.625], 'FaceColor',[1 1 1]);
rectangle('Position',[890.625 -703.125 15.625 15.625], 'FaceColor',[1 1 1]);
rectangle('Position',[875 -718.75 15.625 15.625], 'FaceColor',[0 0 0]);
rectangle('Position',[890.625 -718.75 15.625 15.625], 'FaceColor',[0 0 0]);
rectangle('Position',[906.25 -703.125 15.625 15.625], 'FaceColor',[1 1 1]);
rectangle('Position',[921.875 -703.125 15.625 15.625], 'FaceColor',[1 1 1]);
rectangle('Position',[906.25 -718.75 15.625 15.625], 'FaceColor',[0 0 0]);
rectangle('Position',[921.875 -718.75 15.625 15.625], 'FaceColor',[0 0 0]);
rectangle('Position',[937.5 -703.125 15.625 15.625], 'FaceColor',[1 1 1]);
rectangle('Position',[953.125 -703.125 15.625 15.625], 'FaceColor',[1 1 1]);
rectangle('Position',[937.5 -718.75 15.625 15.625], 'FaceColor',[0 0 0]);
rectangle('Position',[953.125 -718.75 15.625 15.625], 'FaceColor',[0 0 0]);
rectangle('Position',[531.25 -765.625 15.625 15.625], 'FaceColor',[1 1 1]);
rectangle('Position',[546.875 -765.625 15.625 15.625], 'FaceColor',[0 0 0]);
rectangle('Position',[531.25 -781.25 15.625 15.625], 'FaceColor',[1 1 1]);
rectangle('Position',[546.875 -781.25 15.625 15.625], 'FaceColor',[0 0 0]);
rectangle('Position',[531.25 -796.875 15.625 15.625], 'FaceColor',[1 1 1]);
rectangle('Position',[546.875 -796.875 15.625 15.625], 'FaceColor',[0 0 0]);
rectangle('Position',[531.25 -812.5 15.625 15.625], 'FaceColor',[1 1 1]);
rectangle('Position',[546.875 -812.5 15.625 15.625], 'FaceColor',[0 0 0]);
rectangle('Position',[531.25 -828.125 15.625 15.625], 'FaceColor',[1 1 1]);
rectangle('Position',[546.875 -828.125 15.625 15.625], 'FaceColor',[0 0 0]);
rectangle('Position',[531.25 -843.75 15.625 15.625], 'FaceColor',[1 1 1]);
rectangle('Position',[546.875 -843.75 15.625 15.625], 'FaceColor',[0 0 0]);
rectangle('Position',[531.25 -859.375 15.625 15.625], 'FaceColor',[1 1 1]);
rectangle('Position',[546.875 -859.375 15.625 15.625], 'FaceColor',[0 0 0]);
rectangle('Position',[531.25 -875 15.625 15.625], 'FaceColor',[1 1 1]);
rectangle('Position',[546.875 -875 15.625 15.625], 'FaceColor',[0 0 0]);
rectangle('Position',[531.25 -890.625 15.625 15.625], 'FaceColor',[1 1 1]);
rectangle('Position',[546.875 -890.625 15.625 15.625], 'FaceColor',[0 0 0]);
rectangle('Position',[531.25 -906.25 15.625 15.625], 'FaceColor',[1 1 1]);
rectangle('Position',[546.875 -906.25 15.625 15.625], 'FaceColor',[0 0 0]);
rectangle('Position',[531.25 -921.875 15.625 15.625], 'FaceColor',[1 1 1]);
rectangle('Position',[546.875 -921.875 15.625 15.625], 'FaceColor',[0 0 0]);
rectangle('Position',[531.25 -937.5 15.625 15.625], 'FaceColor',[1 1 1]);
rectangle('Position',[546.875 -937.5 15.625 15.625], 'FaceColor',[0 0 0]);
rectangle('Position',[531.25 -953.125 15.625 15.625], 'FaceColor',[1 1 1]);
rectangle('Position',[546.875 -953.125 15.625 15.625], 'FaceColor',[0 0 0]);
rectangle('Position',[531.25 -968.75 15.625 15.625], 'FaceColor',[1 1 1]);
rectangle('Position',[546.875 -968.75 15.625 15.625], 'FaceColor',[0 0 0]);
X=[933,906.25,812.5,812.5,718.75,718.75,671.875,640.625,609.375,578.125,546.875,515.625,484.375,453.125,406.25,343.75,296.875,273.438,257.812,242.188,226.562,203.125,203.125,203.125,203.125,203.125,203.125,203.125,203.125,156.25,156.25,93.75,93.75,66];
Y=[-66,-93.75,-187.5,-312.5,-406.25,-468.75,-515.625,-546.875,-546.875,-546.875,-546.875,-546.875,-546.875,-546.875,-531.25,-468.75,-453.125,-445.312,-445.312,-445.312,-445.312,-453.125,-484.375,-515.625,-546.875,-578.125,-609.375,-640.625,-671.875,-718.75,-781.25,-843.75,-906.25,-933];
hold on;
plot(X,Y,'r');
legend('1609.66','Location','southoutside');
